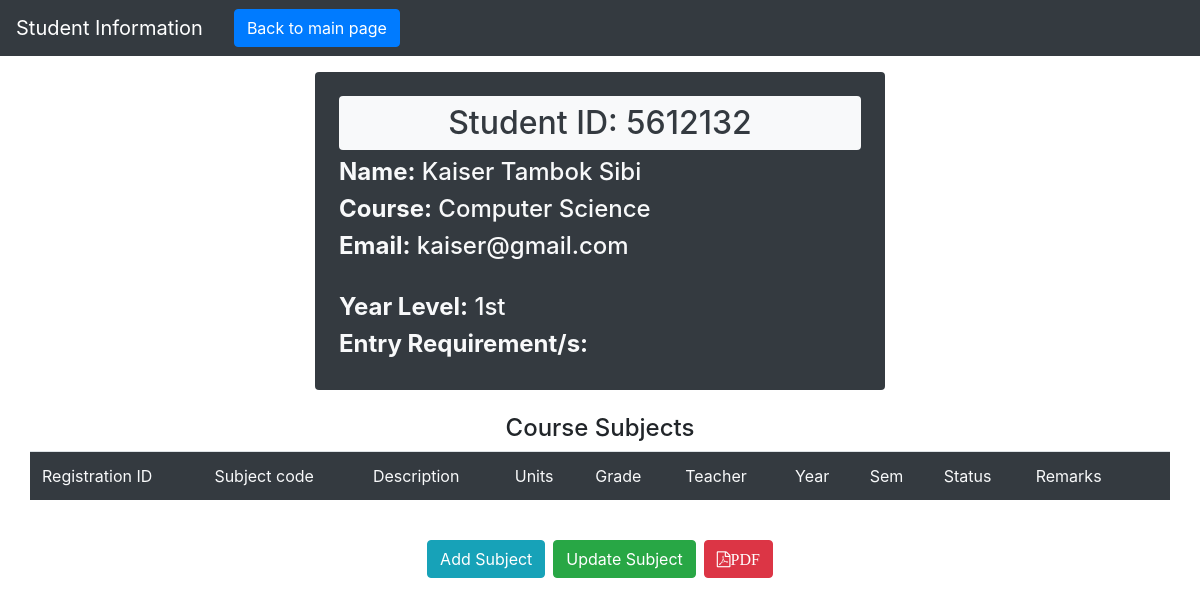
/pages/details_page.php?details=5612132 (signed in), run on the app's committed database.
### tables this page shows
CREATE TABLE `students` (
  `student_id` int(11) NOT NULL,
  `first_name` text NOT NULL,
  `last_name` text NOT NULL,
  `course` text NOT NULL,
  `email` varchar(200) NOT NULL,
  `year_level` varchar(200) NOT NULL,
  `status` text NOT NULL,
  `requirement` text NOT NULL,
  `entry` varchar(200) NOT NULL
);

### functions/details.php (called while the page is built, shortened)
<?php
 include 'dbconnect.php';
if(isset($_GET['details'])){
   $id=$_GET['details'];
   $query="SELECT * FROM students WHERE student_id=?";
   $stmt=$connect->prepare($query);
   $stmt->bind_param("i", $id);
   $stmt->execute();
   $result=$stmt->get_result();
   $row=$result->fetch_assoc();
   $id=$row['student_id'];
   $fname=$row['first_name'];
   $lname=$row['last_name'];
   $course=$row['course'];
   $email=$row['email'];
   $year=$row['year_level'];
}
?>

### pages/details_page.php (the view, shortened to what this page needs)
<?php
   include '../functions/details.php';
   include '../Includes/details_head.php';
   include '../functions/editsub.php';
 ?>
 <nav class="navbar navbar-expand-lg bg-dark navbar-dark">
  <a class="navbar-brand" href="#">Student Information</a>
  <div class="container-fluid collapse navbar-collapse" id="collapsibleNavbar">
    <ul class="navbar-nav">
      <li class="nav-item text-light">
        <a class="btn btn-primary" href="admin_page.php">Back to main page</a>
      </li>
    </ul>
  </div>
</nav>
<div class="container">
	<div class="row justify-content-center">
		<div class="col-md-6 mt-3 bg-dark p-4 rounded">
			<h2 class="bg-light p-2 rounded text-center text-dark">Student ID: <?=$id?></h2>
			<h4 class="text-light"><b>Name:</b> <?=$fname?> <?=$lname?></h4>
			<h4 class="text-light"><b>Course:</b> <?=$course?></h4>
			<h4 class="text-light"><b>Email:</b> <?=$email?></h4>
      <br>
      <h4 class="text-light"><b>Year Level:</b> <?=$year?></h4>
      <h4 class="text-light"><b>Entry Requirement/s:</b> <?=$entry?></h4>
		</div>
	</div>
  <br>
    <h4 class="text-center">Course Subjects</h4>
  <div class="row justify-content-center">
    <table class="table table-hover">
    <thead class="bg-dark text-light">
      <tr>
        <td>Registration ID</td>
        <td>Subject code</td>
        <td>Description</td>
        <td>Units</td>
        <td>Grade</td>
        <td>Teacher</td>
        <td>Year</td>
        <td>Sem</td>
        <td>Status</td>
        <td>Remarks</td>
        <td></td>
      </tr>
    </thead>
    </table>
  </div>
  <br>
    <div class="row justify-content-center mb-3">
    <button class="btn btn-info btn-border-5" data-toggle="modal" data-target="#myModal">Add Subject</button>
    <button class="btn btn-success btn-border-5 ml-2" id="update-btn" data-toggle="modal" data-target="#myModalUpdate">Update Subject</button>
    <a href="../functions/printpdf.php?print=<?=$id;?>" target="_blank" class="btn btn-danger btn-border-5 ml-2"><i class="fa fa-file-pdf-o">PDF</i></a>
    </div>
</div>
<?php
include '../Includes/details_footer.php';
 ?>

### data on the page
students: student_id "5612132", first_name "Kaiser Tambok", last_name "Sibi", course "Computer Science", email "kaiser@gmail.com", year_level "1st"
